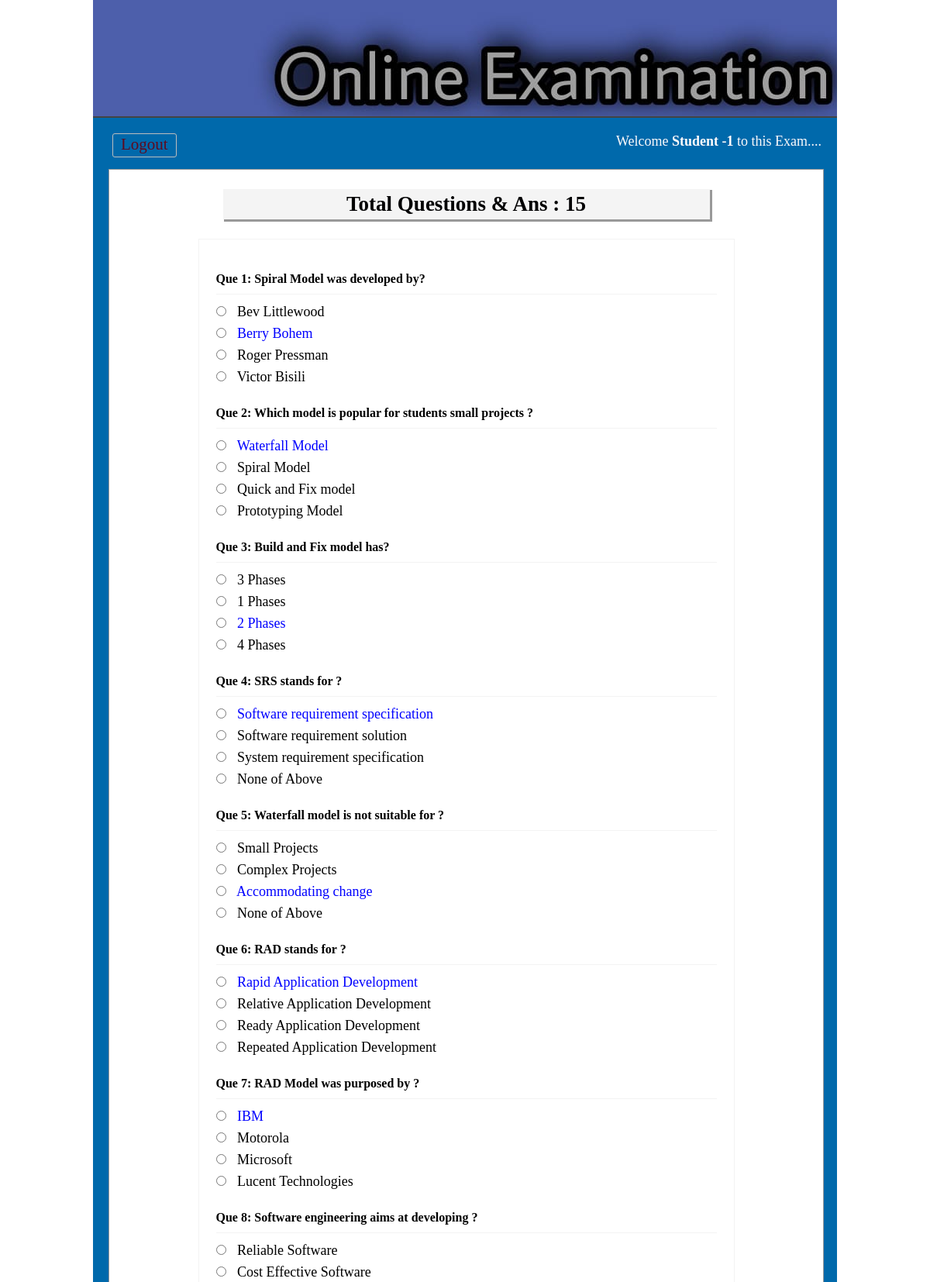
The page /viewans.php (signed in, upper part) on the database its author committed.
### tables this page shows
CREATE TABLE `tbl_ques` (
  `id` int(11) NOT NULL,
  `quesNo` int(11) NOT NULL,
  `ques` text NOT NULL
);

CREATE TABLE `tbl_ans` (
  `id` int(11) NOT NULL,
  `quesNo` int(11) NOT NULL,
  `rightAns` int(11) NOT NULL DEFAULT 0,
  `ans` text NOT NULL
);

### classes/Exam.php (called while the page is built, shortened)
<?php
    $filepath = realpath(dirname(__FILE__));
	include_once ($filepath.'/../lib/Database.php');
class Exam{
	private $db;
	public function __construct(){
		$this->db = new Database();
	}
	public function getQueByOrder(){
		$query = "select * from tbl_ques order by quesNo ASC";
		$result = $this->db->select($query);
		return $result;
	}
	public function getTotalRows(){
		$query = "select * from tbl_ques";
		$getResult = $this->db->select($query);
		$total = $getResult->num_rows;
		return $total;
	}
	  public function getAnswer($number){
		$query = "select * from tbl_ans where quesNo = '$number'";
		$getdata = $this->db->select($query);
		return $getdata ;
	  }
}
?>

### lib/Database.php (called while the page is built, shortened)
<?php
Class Database{
	public $host   = DB_HOST;
	public $user   = DB_USER;
	public $pass   = DB_PASS;
	public $dbname = DB_NAME;
	public $link;
	private function connectDB(){
	$this->link = new mysqli($this->host, $this->user, $this->pass, $this->dbname);
 }
	public function select($query){
		$result = $this->link->query($query) or die($this->link->error.__LINE__);
		if($result->num_rows > 0){
			return $result;
		} else {
			return false;
		}
	}
}

### viewans.php (the view, shortened to what this page needs)
 <?php include 'inc/header.php'; ?>
<?php
	$total       = $exm->getTotalRows();
?>
<div class="main">
<h1>Total Questions & Ans : <?php echo $total; ?></h1>
	<div class="viewans">
		<table>
		<?php
			$getQues = $exm->getQueByOrder();
			if($getQues){
				while($question = $getQues->fetch_assoc()){
		?>
			<tr>
				<td colspan="2">
				 <h3>Que <?php echo $question['quesNo']; ?>: <?php echo $question['ques']; ?></h3>
				</td>
			</tr>
			<?php
				$number = $question['quesNo'];
				$answer = $exm->getAnswer($number);
				if($answer){
					while($result = $answer->fetch_assoc()){
			?>
			<tr>
				<td>
				 <input type="radio"/>
				 <?php
						if($result['rightAns'] == '1'){
							echo "<span style='color:blue'>".$result['ans']."</span>";
						}else{
							echo $result['ans'];
						}
					?>
				</td>
			</tr>
				<?php } } ?>
			<?php } } ?>
		</table>
</div>
 </div>
<?php include 'inc/footer.php'; ?>

### css/index.css (style rules this page uses)
* { margin:0;padding:0;outline:none }
body { font-family:verdana }
.main { background: #fff none repeat scroll 0 0; border: 1px solid #999; margin-top: 10px; min-height: 368px; padding: 15px; width: 891px; }
.main h1 { background: #f4f4f4 none repeat scroll 0 0; font-family: "Times New Roman", Times, serif; box-shadow: 2px 2px 0 1px #999; color: #010002; margin: 10px auto 25px; padding: 4px; text-align: center; width: 620px; }
.viewans { border: 1px solid #f3f3f3; margin: 0 auto; max-width: 650px; padding: 20px; }
.viewans input[type="radio"] { margin-bottom: 10px; margin-right: 10px; cursor:pointer; }
.viewans h3 { border-bottom: 1px solid #f3f3f3; font-size: 16px; margin-bottom: 10px; padding-bottom: 10px; margin-top:20px; }

### rows shown on the page
tbl_ques: quesNo "1", ques "Spiral Model was developed by?"
tbl_ans: ans "Bev Littlewood"
tbl_ans: ans "Berry Bohem"
tbl_ans: ans "Roger Pressman"
tbl_ans: ans "Victor Bisili"
tbl_ques: quesNo "2", ques "Which model is popular for students small projects ?"
tbl_ans: ans "Waterfall Model"
tbl_ans: ans "Spiral Model"
tbl_ans: ans "Quick and Fix model"
tbl_ans: ans "Prototyping Model"
tbl_ques: quesNo "3", ques "Build and Fix model has?"
tbl_ans: ans "3 Phases"
tbl_ans: ans "1 Phases"
tbl_ans: ans "2 Phases"
tbl_ans: ans "4 Phases"
tbl_ques: quesNo "4", ques "SRS stands for ?"
tbl_ans: ans "Software requirement specification"
tbl_ans: ans "Software requirement solution"
tbl_ans: ans "System requirement specification"
tbl_ans: ans "None of Above"
tbl_ques: quesNo "5", ques "Waterfall model is not suitable for ?"
tbl_ans: ans "Small Projects"
tbl_ans: ans "Complex Projects"
tbl_ans: ans "Accommodating change"
tbl_ans: ans "None of Above"
tbl_ques: quesNo "6", ques "RAD stands for ?"
tbl_ans: ans "Rapid Application Development"
tbl_ans: ans "Relative Application Development"
tbl_ans: ans "Ready Application Development"
tbl_ans: ans "Repeated Application Development"
tbl_ques: quesNo "7", ques "RAD Model was purposed by ?"
tbl_ans: ans "IBM"
tbl_ans: ans "Motorola"
tbl_ans: ans "Microsoft"
tbl_ans: ans "Lucent Technologies"
tbl_ques: quesNo "8", ques "Software engineering aims at developing ?"
tbl_ans: ans "Reliable Software"
tbl_ans: ans "Cost Effective Software"

### other values the page prints
$_SESSION['name'] "Student -1"
$total "15"
